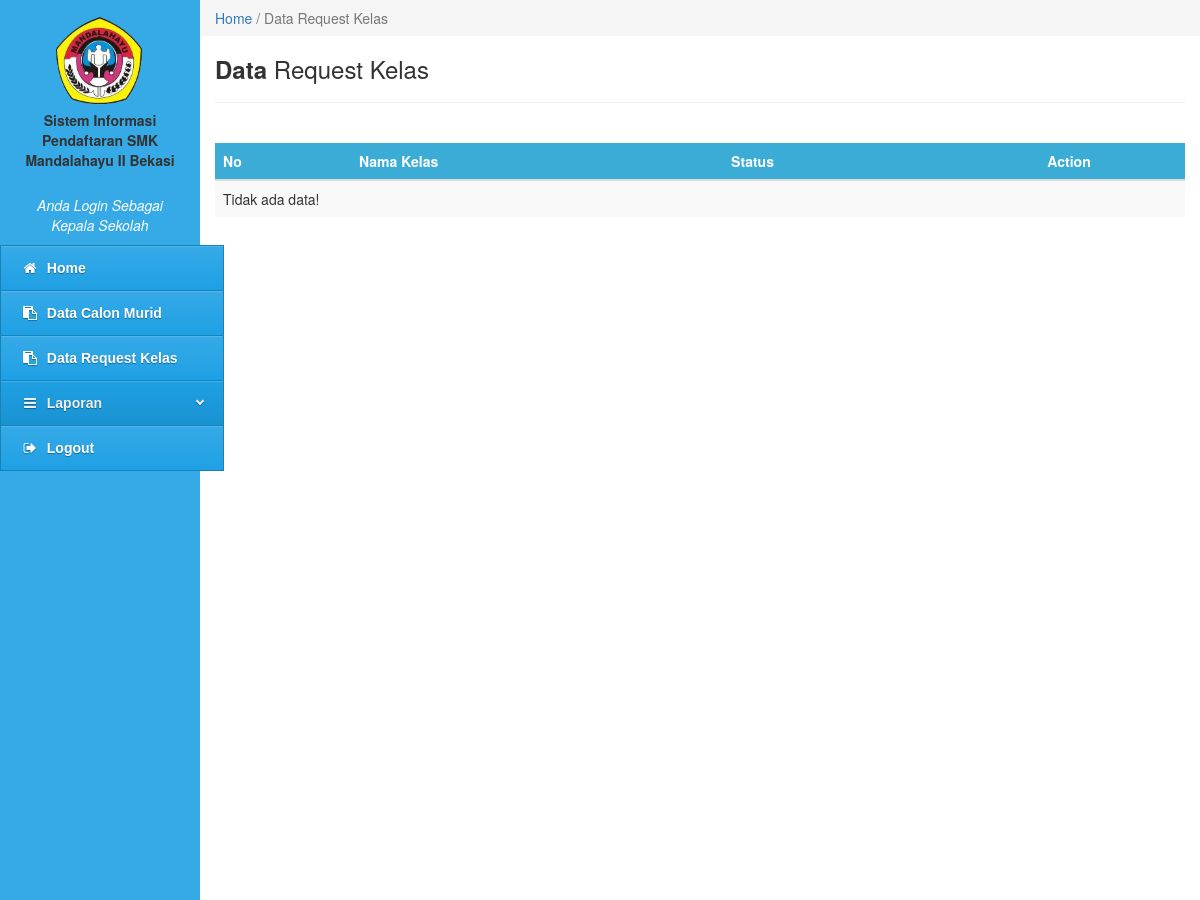
The app's page /kepala-sekolah/kepsek.php?content=data-request-kelas (signed in, upper part), older data.
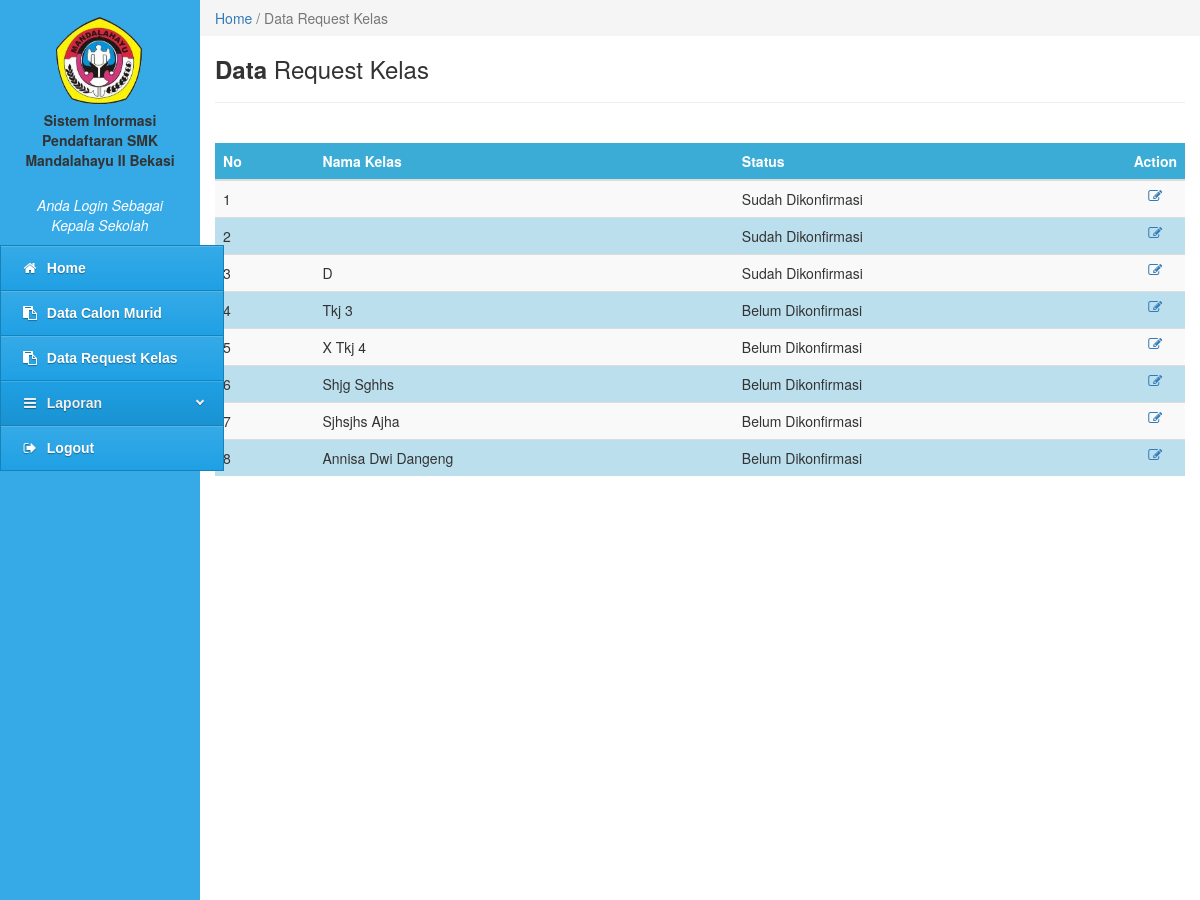
The same page, newer data.
### tables this page shows
CREATE TABLE `tbl_request_kelas` (
  `id_request_kelas` int(10) NOT NULL,
  `nama_kelas` varchar(20) NOT NULL,
  `status` varchar(20) NOT NULL
);

### kepala-sekolah/data-request-kelas.php (the view, shortened to what this page needs)
<div class="col-md-10" style="padding:0px">
    <ol class="breadcrumb" style="margin:0;border-radius:0;">
        <li class="active"><a href="#">Home</a> / Data Request Kelas</li>
    </ol>
</div>
<div class="col-md-10" style="">
  	<h3><b>Data</b> Request Kelas</h3>
    <hr>
    <br>
</div>
<div class="col-md-10">
  <form class="form-horizontal" method="POST">
      <table class="table table-striped">
        <thead>
          <tr>
            <th>No</th>
            <th>Nama Kelas</th>
            <th>Status</th>
            <th><center>Action</center></th>
          </tr>
        </thead>
        <tbody>
          <?php
            include '../config/koneksi.php';
            $query = mysqli_query($konek, "SELECT * FROM tbl_request_kelas")or die(mysqli_error($konek));
                    if(mysqli_num_rows($query) == 0){
                      echo '<tr><td colspan="5" align="center">Tidak ada data!</td></tr>';
                    }
                      else
                    {
                      $no = 1;
                      while($data = mysqli_fetch_array($query)){
                         ?>
                        <tr>
                        <td><?php echo $no ?></td>
                        <td><?php
                        $kalimat = $data['nama_kelas'];
                        $kalimat_new = ucwords($kalimat);
                        echo $kalimat_new;
                        ?></td>
                        <td><?php if ($data['status']==0) echo "Belum Dikonfirmasi"; else echo "Sudah Dikonfirmasi"; ?></td>
                        <?php
                         echo '<td  width="20"><center><a data-toggle="tooltip" data-placement="left" title="Edit Status" href=kepsek.php?content=edit-status-request-kelas&&id_request_kelas='.$data['id_request_kelas'].'><i class="fa fa-edit fa-fw"></i></a></center></td>';
                        echo '</tr>';
                        $no++;
                      }
                    }
                ?>
        </tbody>
      </table>
    </form>
</div>

Row changes from the older to the newer data that the page shows:
added tbl_request_kelas: status "Sudah Dikonfirmasi"
added tbl_request_kelas: status "Sudah Dikonfirmasi"
added tbl_request_kelas: nama_kelas "D", status "Sudah Dikonfirmasi"
added tbl_request_kelas: nama_kelas "Tkj 3", status "Belum Dikonfirmasi"
added tbl_request_kelas: nama_kelas "X Tkj 4", status "Belum Dikonfirmasi"
added tbl_request_kelas: nama_kelas "Shjg Sghhs", status "Belum Dikonfirmasi"
added tbl_request_kelas: nama_kelas "Sjhsjhs Ajha", status "Belum Dikonfirmasi"
added tbl_request_kelas: nama_kelas "Annisa Dwi Dangeng", status "Belum Dikonfirmasi"
Text that changed along with them:
text no longer shown: "Tidak ada data!"
